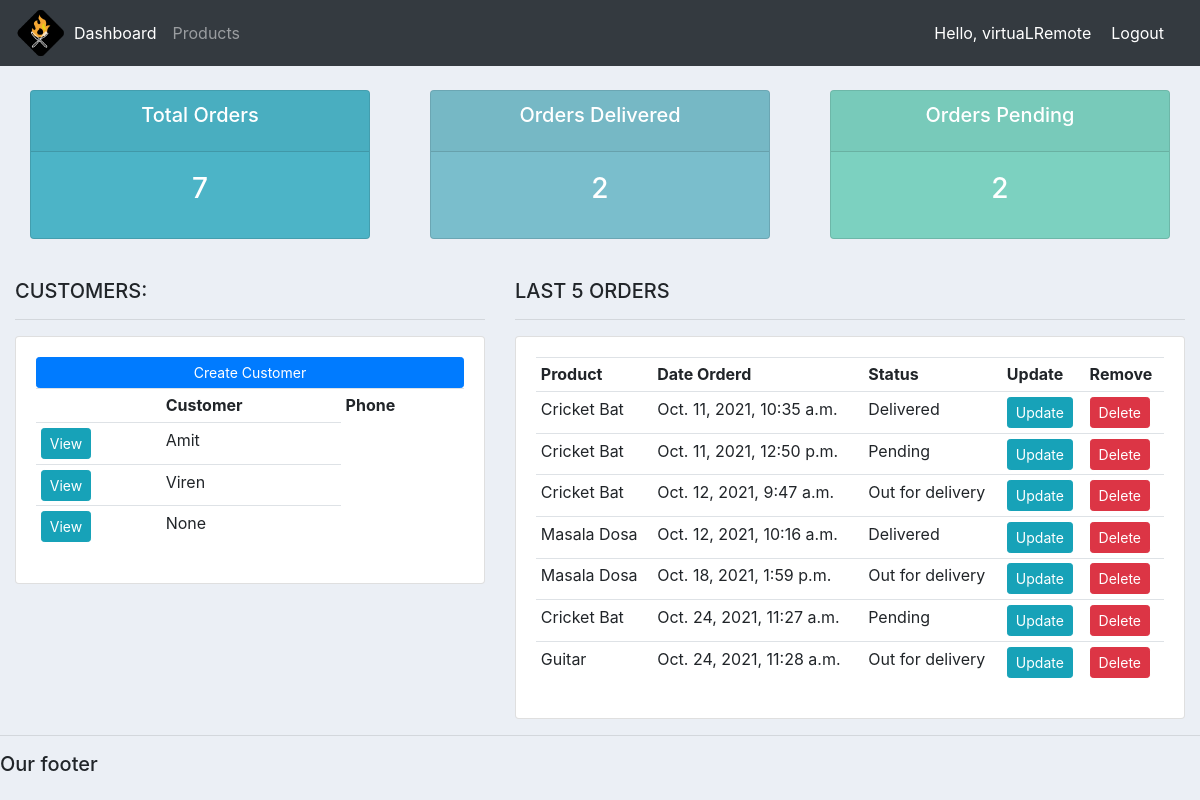
The app's page / (signed in), older data.
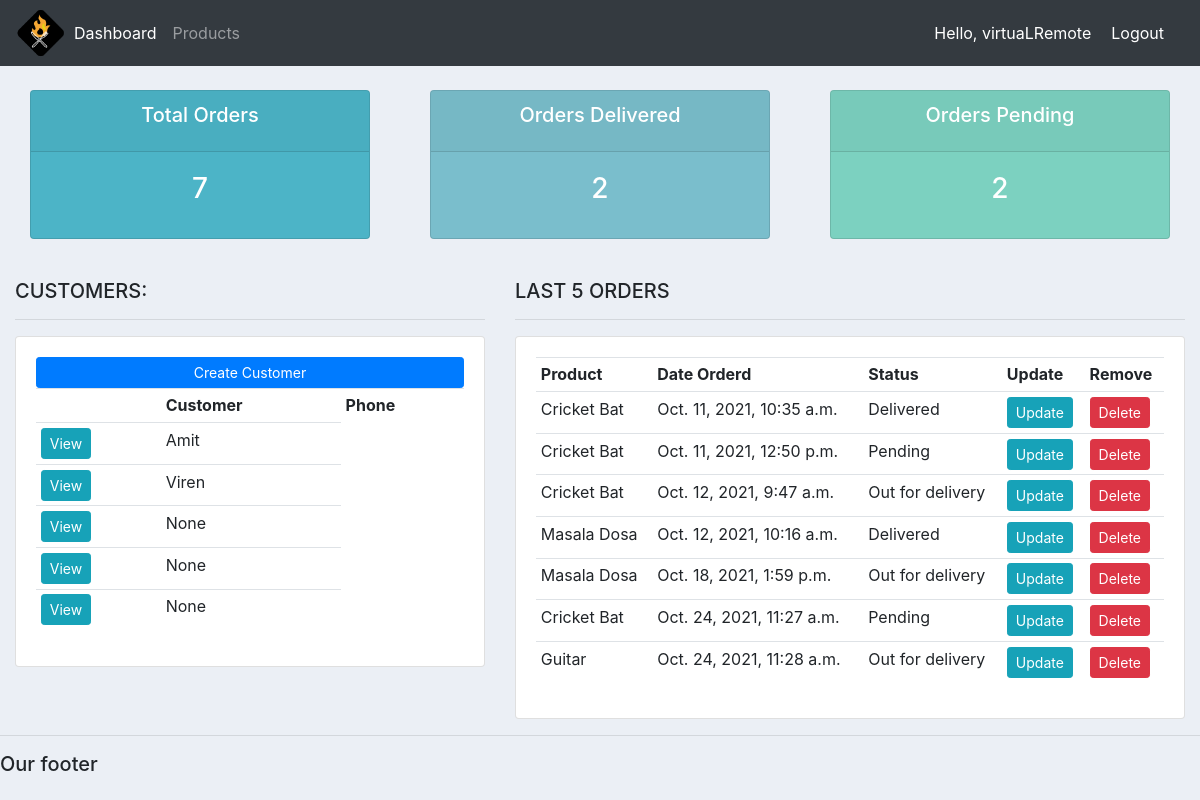
The same page, newer data.
### accounts/models.py (models this page shows, shortened)
class Customer(models.Model):
    user = models.OneToOneField(User, null=True, on_delete=CASCADE)
    name = models.CharField(max_length=200, null=True)
    phone = models.CharField(max_length=20, null=True)
    email = models.CharField(max_length=200, null=True)
    profile_pic = models.ImageField(default="profile_pic.jpg", null=True, blank=True)
    date_created = models.DateTimeField(auto_now_add=True, null=True)

class Order(models.Model):
    STATUS = (
        ('Pending', 'Pending'),
        ('Out for delivery', 'Out for delivery'),
        ('Delivered', 'Delivered')
    )
    customer = models.ForeignKey(Customer, null=True, on_delete=models.SET_NULL)
    product = models.ForeignKey(Product, null=True, on_delete=models.SET_NULL)
    date_created = models.DateTimeField(auto_now_add=True, null=True)
    status = models.CharField(max_length=200, null=True, choices=STATUS)
    note = models.CharField(max_length=1000, null=True)

class Product(models.Model):
    CATEGORY = (
        ('Indoor', 'Indoor'),
        ('Out door', 'Out door')
    )
    name = models.CharField(max_length=200, null=True)
    price = models.FloatField(null=True)
    category = models.CharField(max_length=200, null=True, choices=CATEGORY)
    description = models.CharField(max_length=200, null=True, blank=True)
    date_created = models.DateTimeField(auto_now_add=True, null=True)
    tags = ManyToManyField(Tag)
    def __str__(self):
        return self.name

### accounts/decorators.py (the view)
    def wrapper_func(request, *args, **kwargs):
        group = None
        if request.user.groups.exists():
            group = request.user.groups.all()[0].name
        if group == 'customer':
            return redirect('user-page')
        if group == 'admin':
            return view_func(request, *args, **kwargs)

### accounts/views.py (called while the page is built)
@login_required(login_url="login")
@admin_only
def home(request):
    customer = Customer.objects.all()
    order = Order.objects.all()
    total_customer = customer.count()
    total_order = order.count()
    pending = order.filter(status='Pending').count()
    delivered = order.filter(status='Delivered').count()
    dict = {
        'customers':customer, 'orders':order, 'total_customers':total_customer,
        'total_orders':total_order, 'pendings':pending, 'delivered':delivered
    }
    return render(request, 'accounts/dashboard.html', dict)

### accounts/templates/accounts/dashboard.html
{%  extends 'accounts/main.html' %}
{% block content %}
{%  include 'accounts/status.html' %}
<br>
<div class="row">
	<div class="col-md-5">
		<h5>CUSTOMERS:</h5>
		<hr>
		<div class="card card-body">
			<a class="btn btn-primary  btn-sm btn-block" href="">Create Customer</a>
			<table class="table table-sm">
				<tr>
					<th></th>
					<th>Customer</th>
					<th>Phone</th>
				</tr>
                {% for i in customers %}
                <tr>
                    <td><a class="btn btn-sm btn-info" href="{% url 'costumers' i.id %}">View</a></td>
                    <td>{{ i.name }}</td>
                </tr>
                {% endfor %}
			</table>
		</div>
	</div>
	<div class="col-md-7">
		<h5>LAST 5 ORDERS</h5>
		<hr>
		<div class="card card-body">
			<table class="table table-sm">
				<tr>
					<th>Product</th>
					<th>Date Orderd</th>
					<th>Status</th>
					<th>Update</th>
					<th>Remove</th>
				</tr>
				{% for order in orders %}
					<tr>
						<td>{{order.product}}</td>
						<td>{{order.date_created}}</td>
						<td>{{order.status}}</td>
						<td><a class="btn btn-sm btn-info" href="{% url 'update_order' order.id %}">Update</a></td>
						<td><a class="btn btn-sm btn-danger"href="{% url 'delete_order' order.id %}">Delete</a></td>
					</tr>
				{% endfor %}
			</table>
		</div>
	</div>
</div>
{% endblock %}

Row changes from the older to the newer data that the page shows:
added Customer: name "None"
added Customer: name "None"
